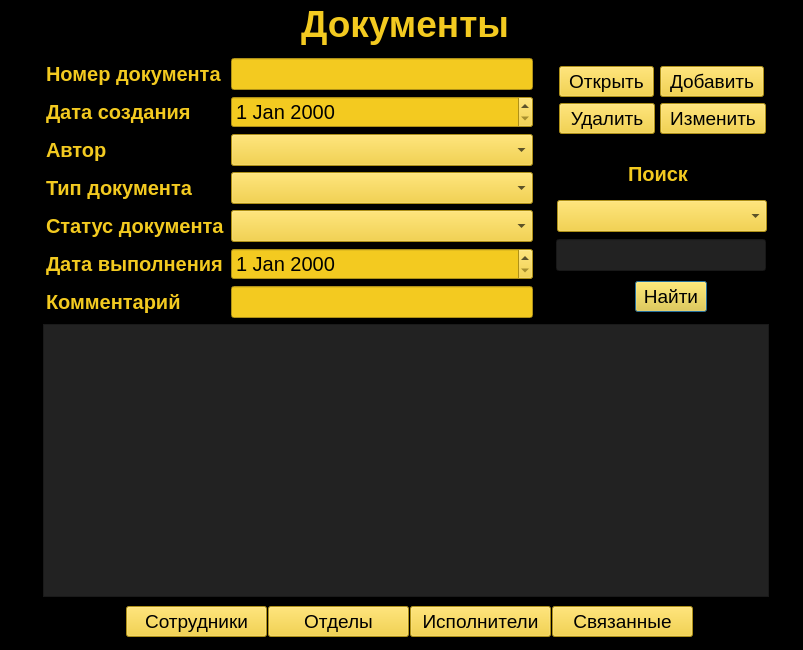
<?xml version="1.0" encoding="UTF-8"?>
<ui version="4.0">
 <class>Dialog</class>
 <widget class="QDialog" name="Dialog">
  <property name="geometry">
   <rect>
    <x>0</x>
    <y>0</y>
    <width>803</width>
    <height>650</height>
   </rect>
  </property>
  <property name="windowTitle">
   <string>Dialog</string>
  </property>
  <property name="styleSheet">
   <string notr="true">background-color: rgb(0, 0, 0);</string>
  </property>
  <widget class="QLabel" name="label_3">
   <property name="geometry">
    <rect>
     <x>301</x>
     <y>0</y>
     <width>244</width>
     <height>50</height>
    </rect>
   </property>
   <property name="styleSheet">
    <string notr="true"> font-size:28pt; color:rgb(243, 202, 32);</string>
   </property>
   <property name="text">
    <string>&lt;html&gt;&lt;head/&gt;&lt;body&gt;&lt;p&gt;&lt;span style=&quot; font-weight:600;&quot;&gt;Документы&lt;/span&gt;&lt;/p&gt;&lt;/body&gt;&lt;/html&gt;</string>
   </property>
  </widget>
  <widget class="QComboBox" name="typdoc_2">
   <property name="geometry">
    <rect>
     <x>557</x>
     <y>200</y>
     <width>210</width>
     <height>32</height>
    </rect>
   </property>
   <property name="styleSheet">
    <string notr="true">font-size:15pt; 
background-color: rgb(243, 202, 32);
color: rgb(0, 0, 0)</string>
   </property>
  </widget>
  <widget class="QLineEdit" name="whattext">
   <property name="geometry">
    <rect>
     <x>556</x>
     <y>239</y>
     <width>210</width>
     <height>32</height>
    </rect>
   </property>
   <property name="styleSheet">
    <string notr="true">font-size:15pt; 
background-color: rgb(34, 34, 34);
color:rgb(243, 202, 32);</string>
   </property>
   <property name="text">
    <string/>
   </property>
  </widget>
  <widget class="QPushButton" name="what">
   <property name="geometry">
    <rect>
     <x>635</x>
     <y>281</y>
     <width>72</width>
     <height>31</height>
    </rect>
   </property>
   <property name="styleSheet">
    <string notr="true">background-color: rgb(243, 202, 32);
font-size:14pt; color: rgb(0, 0, 0)</string>
   </property>
   <property name="text">
    <string>Найти</string>
   </property>
  </widget>
  <widget class="QLabel" name="label_9">
   <property name="geometry">
    <rect>
     <x>628</x>
     <y>158</y>
     <width>78</width>
     <height>32</height>
    </rect>
   </property>
   <property name="minimumSize">
    <size>
     <width>68</width>
     <height>32</height>
    </size>
   </property>
   <property name="toolTip">
    <string>&lt;html&gt;&lt;head/&gt;&lt;body&gt;&lt;p&gt;&lt;span style=&quot; font-size:18pt; font-weight:600;&quot;&gt;Поиск&lt;/span&gt;&lt;/p&gt;&lt;/body&gt;&lt;/html&gt;</string>
   </property>
   <property name="whatsThis">
    <string>&lt;html&gt;&lt;head/&gt;&lt;body&gt;&lt;p&gt;&lt;span style=&quot; font-size:16pt; font-weight:600; color:#f3ca20;&quot;&gt;Поиск&lt;/span&gt;&lt;/p&gt;&lt;/body&gt;&lt;/html&gt;</string>
   </property>
   <property name="styleSheet">
    <string notr="true"> font-size:15pt; font-weight:600; color:#f3ca20;
</string>
   </property>
   <property name="text">
    <string>Поиск</string>
   </property>
  </widget>
  <widget class="QWidget" name="layoutWidget">
   <property name="geometry">
    <rect>
     <x>46</x>
     <y>58</y>
     <width>487</width>
     <height>262</height>
    </rect>
   </property>
   <layout class="QFormLayout" name="formLayout">
    <item row="0" column="0">
     <widget class="QLabel" name="label">
      <property name="styleSheet">
       <string notr="true"> font-size:15pt; color:#f3ca20;font-weight:600;
</string>
      </property>
      <property name="text">
       <string>Номер документа</string>
      </property>
     </widget>
    </item>
    <item row="1" column="0">
     <widget class="QLabel" name="label_2">
      <property name="styleSheet">
       <string notr="true"> font-size:15pt; color:#f3ca20;font-weight:600;</string>
      </property>
      <property name="text">
       <string>Дата создания</string>
      </property>
     </widget>
    </item>
    <item row="1" column="1">
     <widget class="QDateEdit" name="datestart">
      <property name="styleSheet">
       <string notr="true">font-size:15pt; 
background-color: rgb(243, 202, 32);
color: rgb(0, 0, 0)</string>
      </property>
     </widget>
    </item>
    <item row="2" column="0">
     <widget class="QLabel" name="label_4">
      <property name="styleSheet">
       <string notr="true">font-size:15pt; 
color:rgb(243, 202, 32);font-weight:600;</string>
      </property>
      <property name="text">
       <string>Автор</string>
      </property>
     </widget>
    </item>
    <item row="3" column="0">
     <widget class="QLabel" name="label_5">
      <property name="styleSheet">
       <string notr="true">font-size:15pt; 
color:rgb(243, 202, 32);font-weight:600;</string>
      </property>
      <property name="text">
       <string>Тип документа</string>
      </property>
     </widget>
    </item>
    <item row="3" column="1">
     <widget class="QComboBox" name="typdoc">
      <property name="styleSheet">
       <string notr="true">font-size:15pt; 
background-color: rgb(243, 202, 32);
color: rgb(0, 0, 0)</string>
      </property>
     </widget>
    </item>
    <item row="4" column="0">
     <widget class="QLabel" name="label_6">
      <property name="styleSheet">
       <string notr="true">font-size:15pt; 
color:rgb(243, 202, 32);font-weight:600;</string>
      </property>
      <property name="text">
       <string>Статус документа</string>
      </property>
     </widget>
    </item>
    <item row="4" column="1">
     <widget class="QComboBox" name="statusdoc">
      <property name="styleSheet">
       <string notr="true">font-size:15pt; 
background-color: rgb(243, 202, 32);
color: rgb(0, 0, 0)</string>
      </property>
     </widget>
    </item>
    <item row="5" column="0">
     <widget class="QLabel" name="label_7">
      <property name="styleSheet">
       <string notr="true">font-size:15pt; 
color:rgb(243, 202, 32);font-weight:600;</string>
      </property>
      <property name="text">
       <string>Дата выполнения</string>
      </property>
     </widget>
    </item>
    <item row="5" column="1">
     <widget class="QDateEdit" name="datefinish">
      <property name="styleSheet">
       <string notr="true">font-size:15pt; 
background-color: rgb(243, 202, 32);
color: rgb(0, 0, 0)</string>
      </property>
     </widget>
    </item>
    <item row="6" column="0">
     <widget class="QLabel" name="label_8">
      <property name="styleSheet">
       <string notr="true">font-size:15pt; 
color:rgb(243, 202, 32);font-weight:600;</string>
      </property>
      <property name="text">
       <string>Комментарий</string>
      </property>
     </widget>
    </item>
    <item row="6" column="1">
     <widget class="QLineEdit" name="comm">
      <property name="styleSheet">
       <string notr="true">font-size:15pt; 
background-color: rgb(243, 202, 32);
color: rgb(0, 0, 0)</string>
      </property>
     </widget>
    </item>
    <item row="0" column="1">
     <widget class="QLineEdit" name="namber">
      <property name="styleSheet">
       <string notr="true">font-size:15pt; 
background-color: rgb(243, 202, 32);
color: rgb(0, 0, 0)</string>
      </property>
      <property name="text">
       <string/>
      </property>
     </widget>
    </item>
    <item row="2" column="1">
     <widget class="QComboBox" name="author">
      <property name="styleSheet">
       <string notr="true">font-size:15pt; 
background-color: rgb(243, 202, 32);
color: rgb(0, 0, 0)</string>
      </property>
     </widget>
    </item>
   </layout>
  </widget>
  <widget class="QTableWidget" name="twStaffs">
   <property name="geometry">
    <rect>
     <x>43</x>
     <y>324</y>
     <width>726</width>
     <height>273</height>
    </rect>
   </property>
   <property name="styleSheet">
    <string notr="true">font-size:15pt; 
color:rgb(243, 202, 32);
background-color: rgb(34, 34, 34);</string>
   </property>
  </widget>
  <widget class="QPushButton" name="apdate">
   <property name="geometry">
    <rect>
     <x>660</x>
     <y>66</y>
     <width>104</width>
     <height>31</height>
    </rect>
   </property>
   <property name="styleSheet">
    <string notr="true">background-color: rgb(243, 202, 32);
font-size:14pt; color: rgb(0, 0, 0)</string>
   </property>
   <property name="text">
    <string>Добавить</string>
   </property>
  </widget>
  <widget class="QPushButton" name="open">
   <property name="geometry">
    <rect>
     <x>559</x>
     <y>66</y>
     <width>95</width>
     <height>31</height>
    </rect>
   </property>
   <property name="styleSheet">
    <string notr="true">background-color: rgb(243, 202, 32);
font-size:14pt;  color: rgb(0, 0, 0)</string>
   </property>
   <property name="text">
    <string>Открыть</string>
   </property>
  </widget>
  <widget class="QPushButton" name="dell">
   <property name="geometry">
    <rect>
     <x>559</x>
     <y>103</y>
     <width>96</width>
     <height>31</height>
    </rect>
   </property>
   <property name="styleSheet">
    <string notr="true">background-color: rgb(243, 202, 32);
font-size:14pt; color: rgb(0, 0, 0)</string>
   </property>
   <property name="text">
    <string>Удалить</string>
   </property>
  </widget>
  <widget class="QPushButton" name="what_5">
   <property name="geometry">
    <rect>
     <x>660</x>
     <y>103</y>
     <width>106</width>
     <height>31</height>
    </rect>
   </property>
   <property name="styleSheet">
    <string notr="true">background-color: rgb(243, 202, 32);
font-size:14pt;  color: rgb(0, 0, 0)</string>
   </property>
   <property name="text">
    <string>Изменить</string>
   </property>
  </widget>
  <widget class="QPushButton" name="what_2">
   <property name="geometry">
    <rect>
     <x>126</x>
     <y>606</y>
     <width>141</width>
     <height>31</height>
    </rect>
   </property>
   <property name="styleSheet">
    <string notr="true">background-color: rgb(243, 202, 32);
font-size:14pt; color: rgb(0, 0, 0)</string>
   </property>
   <property name="text">
    <string>Сотрудники</string>
   </property>
  </widget>
  <widget class="QPushButton" name="what_3">
   <property name="geometry">
    <rect>
     <x>268</x>
     <y>606</y>
     <width>141</width>
     <height>31</height>
    </rect>
   </property>
   <property name="styleSheet">
    <string notr="true">background-color: rgb(243, 202, 32);
font-size:14pt; color: rgb(0, 0, 0)</string>
   </property>
   <property name="text">
    <string>Отделы</string>
   </property>
  </widget>
  <widget class="QPushButton" name="what_4">
   <property name="geometry">
    <rect>
     <x>410</x>
     <y>606</y>
     <width>141</width>
     <height>31</height>
    </rect>
   </property>
   <property name="styleSheet">
    <string notr="true">background-color: rgb(243, 202, 32);
font-size:14pt; color: rgb(0, 0, 0)</string>
   </property>
   <property name="text">
    <string>Исполнители</string>
   </property>
  </widget>
  <widget class="QPushButton" name="what_6">
   <property name="geometry">
    <rect>
     <x>552</x>
     <y>606</y>
     <width>141</width>
     <height>31</height>
    </rect>
   </property>
   <property name="styleSheet">
    <string notr="true">background-color: rgb(243, 202, 32);
font-size:14pt; color: rgb(0, 0, 0)</string>
   </property>
   <property name="text">
    <string>Связанные</string>
   </property>
  </widget>
 </widget>
 <resources/>
 <connections/>
</ui>
